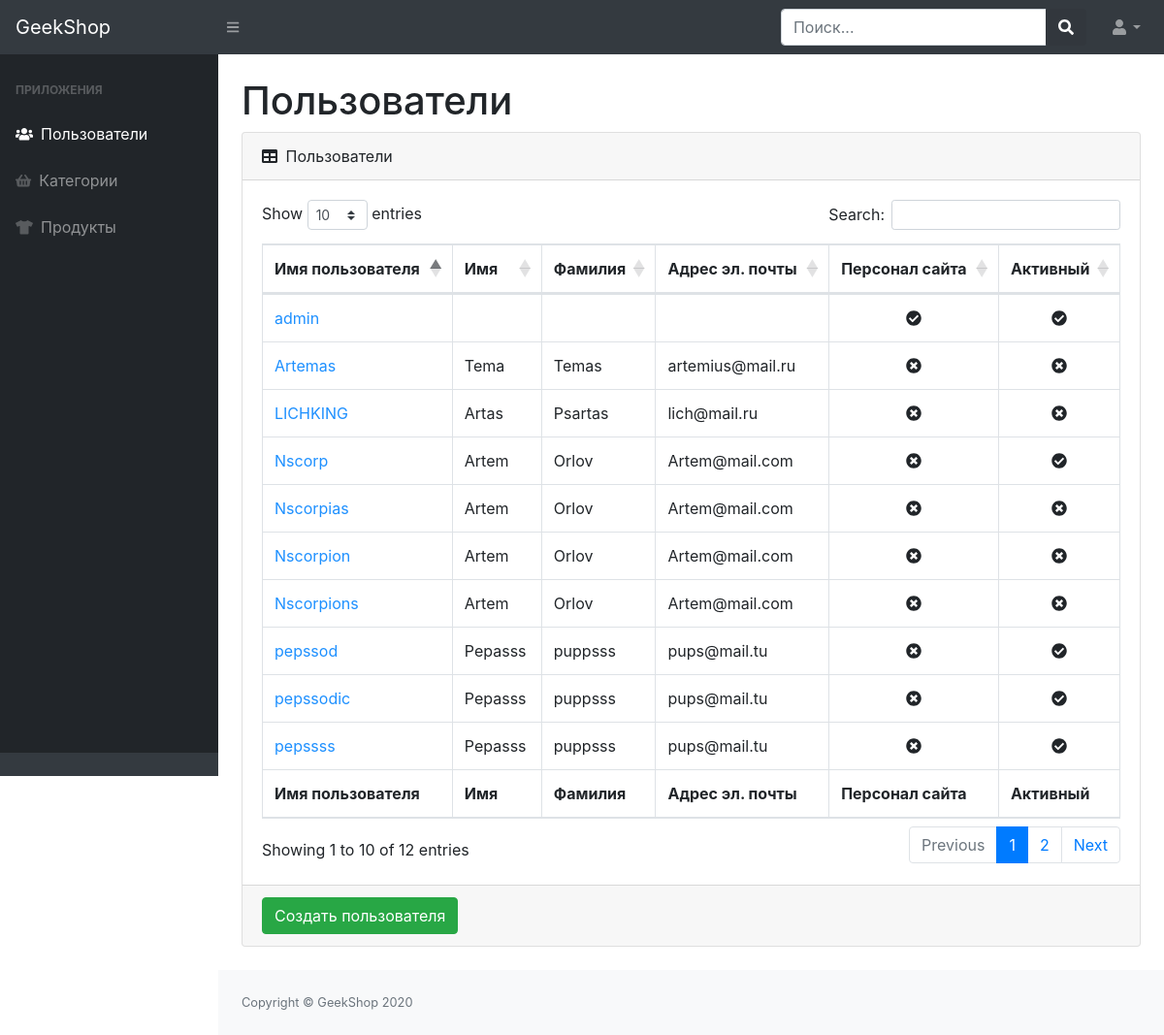
Page /admins/admin-users-read/ (signed in) on the earlier database version.
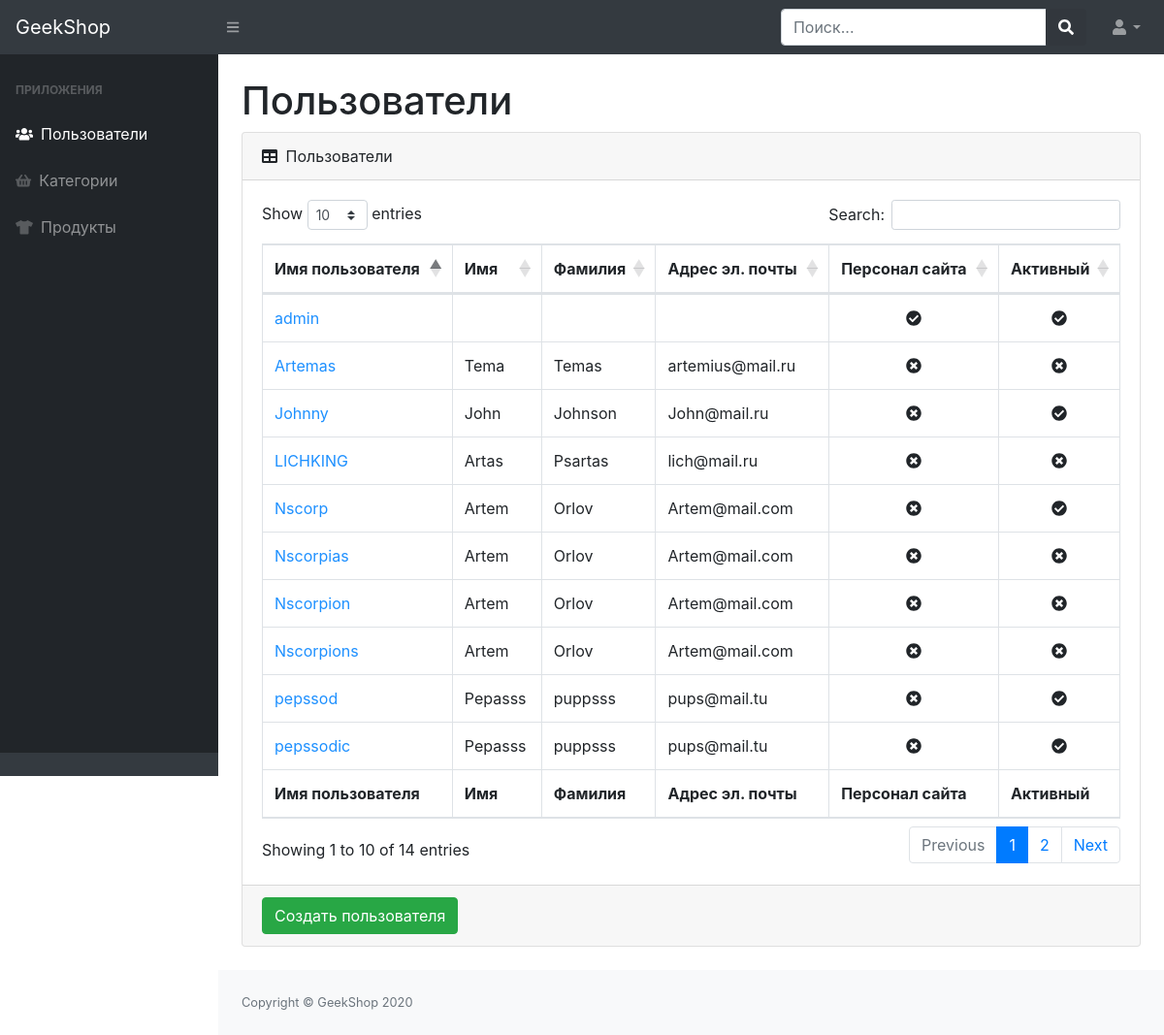
Same page on the later database version.
### users/models.py (models this page shows, shortened)
class User(AbstractUser):
    image = models.ImageField(upload_to='users_image', blank=True, null=True)
    activation_key = models.CharField(max_length=128, blank=True)
    activation_key_expires = models.DateTimeField(default=(now() + timedelta(hours=48)), blank=True, null=True)

### admins/views.py (the view)
# urls.py: path('admin-users-read/', UserAdminListView.as_view(), name='admins-read'),
class UserAdminListView(CommonMixin, ListView):
    model = User
    template_name = 'admins/admin-users-read.html'
    title = 'CustomAdminPanel'

### admins/views.py (called while the page is built)
    @method_decorator(user_passes_test(lambda u: u.is_staff))
    def dispatch(self, request, *args, **kwargs):
        return super(DispatchMixin, self).dispatch(request, *args, **kwargs)

    def get_context_data(self, **kwargs):
        context = super(TitleMixin, self).get_context_data(**kwargs)
        context['title'] = self.title
        return context

### admins/templates/admins/admin-users-read.html (shortened to what this page needs)
{% extends 'admins/base.html' %}
{% load static %}
{% block content %}
    <main>
        <div class="container-fluid">
            <h1 class="mt-4">Пользователи</h1>
            <div class="card mb-4">
                <div class="card-header">
                    <i class="fas fa-table mr-1"></i>
                    Пользователи
                </div>
                <div class="card-body">
                    <div class="table-responsive">
                        <table class="table table-bordered" id="dataTable" width="100%" cellspacing="0">
                            <thead>
                            <tr>
                                <th>Имя пользователя</th>
                                <th>Имя</th>
                                <th>Фамилия</th>
                                <th>Адрес эл. почты</th>
                                <th>Персонал сайта</th>
                                <th>Активный</th>
                            </tr>
                            </thead>
                            <tfoot>
                            <tr>
                                <th>Имя пользователя</th>
                                <th>Имя</th>
                                <th>Фамилия</th>
                                <th>Адрес эл. почты</th>
                                <th>Персонал сайта</th>
                                <th>Активный</th>
                            </tr>
                            </tfoot>
                            <tbody>
                            {% for user in object_list %}
                                <tr>
                                    <td><a href="{% url "admins:admins-update" user.id %}"
                                           style="color: dodgerblue">{{ user.username }}</a></td>
                                    <td>{{ user.first_name }}</td>
                                    <td>{{ user.last_name }}</td>
                                    <td>{{ user.email }}</td>
                                    <td class="text-center">
                                        {% if user.is_staff %}
                                            <i class="fas fa-check-circle"></i></td>
                                        {% else %}
                                            <i class="fas fa-times-circle"></i>
                                        {% endif %}
                                    </td>
                                    <td class="text-center">
                                        {% if user.is_active %}
                                            <i class="fas fa-check-circle"></i></td>
                                        {% else %}
                                            <i class="fas fa-times-circle"></i>
                                        {% endif %}
                                    </td>
                                </tr>
                            {% endfor %}
                            </tbody>
                        </table>
                    </div>
                </div>
                <div class="card-footer">
                    <a href="{% url "admins:admins-create" %}">
                        <button class="btn btn-success">Создать пользователя</button>
                    </a>
                </div>
            </div>
        </div>
    </main>
{% endblock %}

Differences in the rows shown:
no longer on this page (row unchanged): User: username "pepssss", first_name "Pepasss", last_name "puppsss", email "pups@mail.tu", is_staff False (drawn), is_active True (drawn)
added User: username "Johnny", first_name "John", last_name "Johnson", email "John@mail.ru", is_staff False (drawn), is_active True (drawn)
Other differences:
text written by a page script: "Show entries Search: Showing 1 to 10 of 12 entries Previous 1 2 Next" → "Show entries Search: Showing 1 to 10 of 14 entries Previous 1 2 Next"
